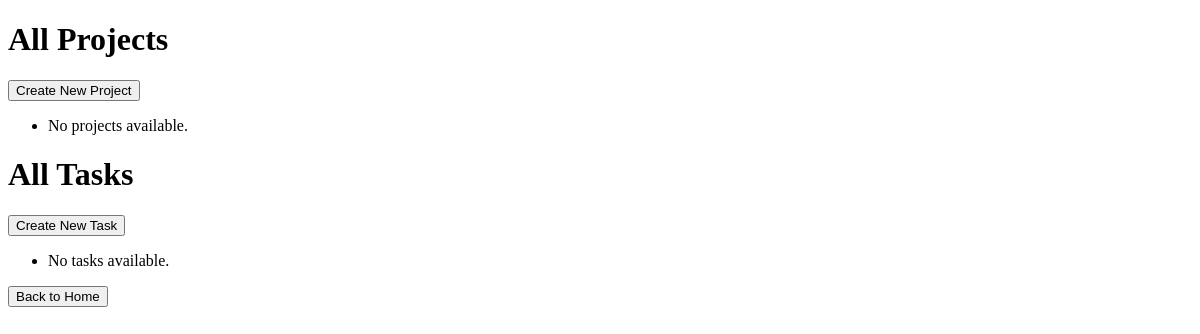
The page /api/all-projects-tasks/ on the database as committed earlier.
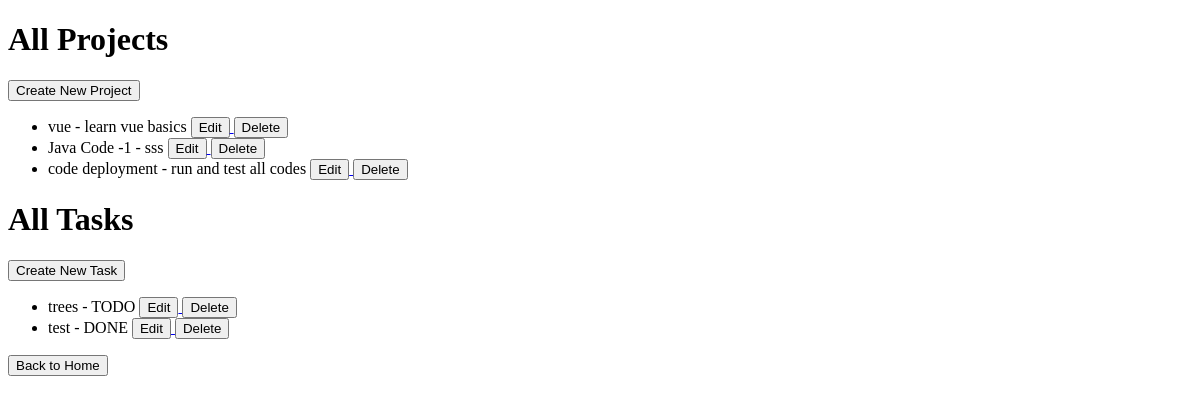
The same page on the database as committed later.
### tasks/models.py (models this page shows, shortened)
class Project(models.Model):
    name = models.CharField(max_length=100)
    description = models.TextField()
    client = models.ForeignKey(Client, on_delete=models.CASCADE)
    start_date = models.DateField(auto_now_add=True)
    end_date = models.DateField(null=True, blank=True)

class Task(models.Model):
    STATUS_CHOICES = [
        ('TODO', 'To Do'),
        ('WIP', 'Work In Progress'),
        ('ONHOLD','On Hold'),
        ('DONE', 'Done'),
    ]
    name = models.CharField(max_length=100)
    description = models.TextField()
    project = models.ForeignKey(Project, on_delete= models.CASCADE, related_name='tasks')
    status = models.CharField(max_length=10, choices=STATUS_CHOICES)

### tasks/views.py (the view)
# urls.py: path("all-projects-tasks/", all_projects_tasks, name="all_projects_tasks"),
def all_projects_tasks(request):
    projects = Project.objects.all()
    tasks = Task.objects.all()
    return render(request, "all_projects_tasks.html", {"projects": projects, "tasks": tasks})

### tasks/templates/all_projects_tasks.html (shortened to what this page needs)
<!DOCTYPE html>
<html lang="en">
<head>
</head>
<body>
    <h1>All Projects</h1>
    <a href="{% url 'create_project' %}"><button>Create New Project</button></a>
    <ul>
        {% for project in projects %}
            <li>
                {{ project.name }} - {{ project.description }}
                <a href="{% url 'edit_project' project.id %}">
                    <button>Edit</button>
                </a>
                <form action="{% url 'delete_project' project.id %}" method="POST" style="display:inline;">
                    <button type="button" onclick="confirmDelete(this.form)">Delete</button>
                </form>
            </li>
        {% empty %}
            <li>No projects available.</li>
        {% endfor %}
    </ul>
    <h1>All Tasks</h1>
    <a href="{% url 'create_task' %}"><button>Create New Task</button></a>
    <ul>
        {% for task in tasks %}
            <li>
                {{ task.name }} - {{ task.status }}
                <a href="{% url 'edit_task' task.id %}">
                    <button>Edit</button>
                </a>
                <form action="{% url 'delete_task' task.id %}" method="POST" style="display:inline;">
                    <button type="button" onclick="confirmDelete(this.form)">Delete</button>
                </form>
            </li>
        {% empty %}
            <li>No tasks available.</li>
        {% endfor %}
    </ul>
    <a href="{% url 'home' %}"><button>Back to Home</button></a>
</body>
</html>

Rows that differ between the two databases and show on the page:
added Project: name "vue", description "learn vue basics"
added Project: name "Java Code -1", description "sss"
added Project: name "code deployment", description "run and test all codes"
added Task: name "trees", status "TODO"
added Task: name "test", status "DONE"
Other text that changed with them:
text no longer shown: "No projects available. No tasks available."
